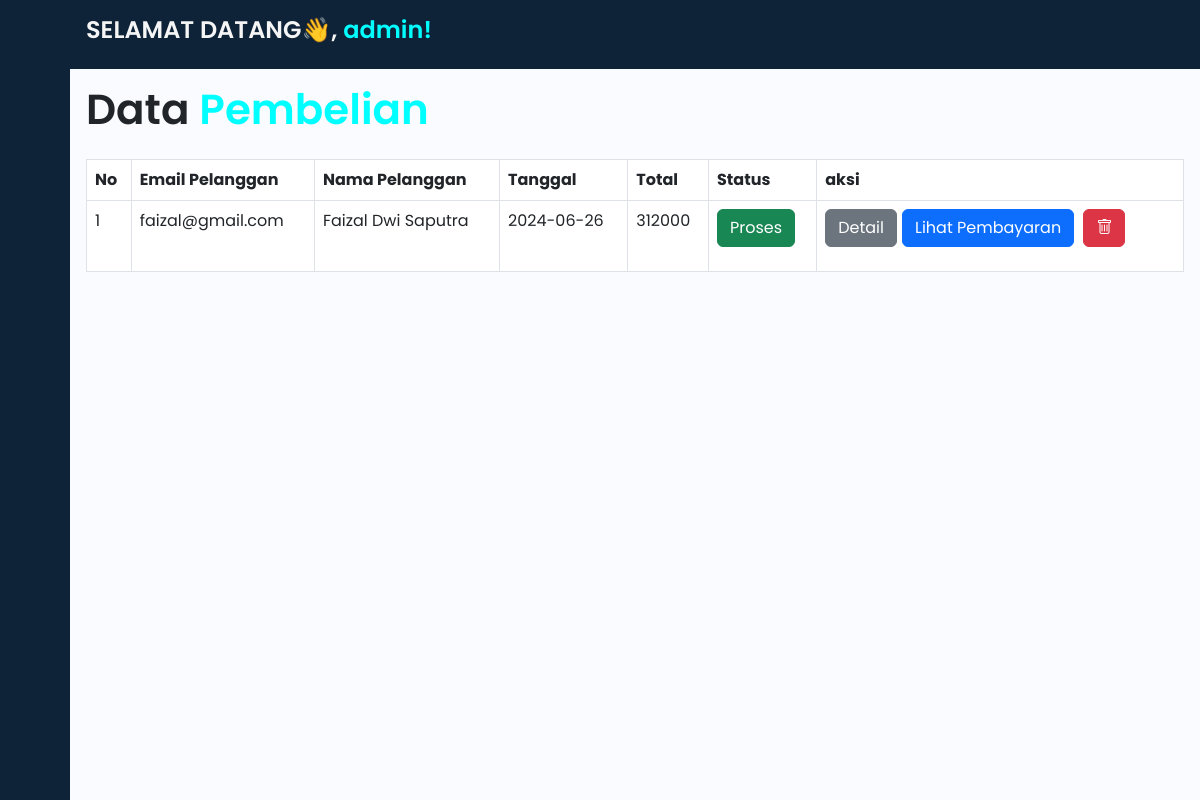
Page /administrator/dashboard.php?halaman=pembelian (signed in) on the committed database.
### tables this page shows
CREATE TABLE `pembelian` (
  `id_pembelian` int(11) NOT NULL,
  `id_pelanggan` int(11) NOT NULL,
  `id_ongkir` int(11) NOT NULL,
  `tanggal_pembelian` date NOT NULL,
  `total_pembelian` int(11) NOT NULL,
  `kota` varchar(100) NOT NULL,
  `tarif` int(11) NOT NULL,
  `alamat` varchar(200) NOT NULL,
  `status_pembayaran` varchar(100) NOT NULL DEFAULT 'Belum Bayar'
);

CREATE TABLE `pelanggan` (
  `id_pelanggan` int(11) NOT NULL,
  `email_pelanggan` varchar(100) NOT NULL,
  `pw_pelanggan` varchar(50) NOT NULL,
  `nama_pelanggan` varchar(100) NOT NULL,
  `telepon_pelanggan` varchar(25) NOT NULL
);

### administrator/pembelian.php (the view, shortened to what this page needs)
<head>
<link rel="stylesheet" href="https://cdn.jsdelivr.net/npm/bootstrap-icons@1.11.3/font/bootstrap-icons.min.css">
</head>
<div class="kontainer-1 p-3">
<h2 class="mb-4">Data <span>Pembelian</span></h2>
<?php
include "koneksi.php";
$query = mysqli_query($connect, "SELECT * FROM pembelian JOIN pelanggan ON pembelian.id_pelanggan=pelanggan.id_pelanggan");
?>
<table class="table table-bordered">
    <thead>
        <tr>
            <th>No</th>
            <th>Email Pelanggan</th>
            <th>Nama Pelanggan</th>
            <th>Tanggal</th>
            <th>Total</th>
            <th>Status</th>
            <th>aksi</th>
        </tr>
    </thead>
    <tbody>
        <?php $nomor = 1; ?>
        <?php
        while ($data = mysqli_fetch_array($query)){
        ?>
        <tr>
            <td><?php echo $nomor++?></td>
            <td><?php echo $data['email_pelanggan'];?></td>
            <td><?php echo $data['nama_pelanggan'];?></td>
            <td><?php echo $data['tanggal_pembelian'];?></td>
            <td><?php echo $data['total_pembelian'];?></td>
            <td>
                <?php if($data['status_pembayaran']=='Belum Bayar'):?>
                   <p class="btn btn-warning"><?php echo $data['status_pembayaran'];?></p>
                <?php else: ?>
                    <p class="btn btn-success"><?php echo $data['status_pembayaran'];?></p>
                <?php endif ?>
            </td>
            <td><a href="dashboard.php?halaman=detail&id=<?php echo $data['id_pembelian'];?>" class="btn btn-secondary">Detail
                <?php if($data['status_pembayaran'] == 'Sudah bayar' OR $data['status_pembayaran'] == 'Proses'): ?>
                    <a href="dashboard.php?halaman=pembayaran&id=<?php echo $data['id_pembelian'];?>" class="btn btn-primary">Lihat Pembayaran</a>
                <?php endif ?>
                <a href="hapus-pembelian.php?&id=<?php echo $data['id_pembelian'];?>" class="btn btn-danger" onclick="return confirm('Yakin Ingin menghapus pembelian ?');"><i class="bi bi-trash"></i>
            </a>
            </td>
        </tr>
    </tbody>
    <?php } ?>
</table>
</div>

### administrator/dashboard.php (style rules this page uses)
a { text-decoration: none; }
body { font-family: 'Poppins', sans-serif; }

### administrator/pembelian.php (style rules this page uses)
h2 { font-size: 42px; font-weight: 600; }
h2 span { color: aqua; }
a { margin-right: 5px; }

### rows in the picture
pembelian: id_pelanggan.email_pelanggan "faizal@gmail.com", id_pelanggan.nama_pelanggan "Faizal Dwi Saputra", tanggal_pembelian "2024-06-26", total_pembelian "312000", status_pembayaran "Proses"

### other values in the picture
$_SESSION['username'] "admin"
